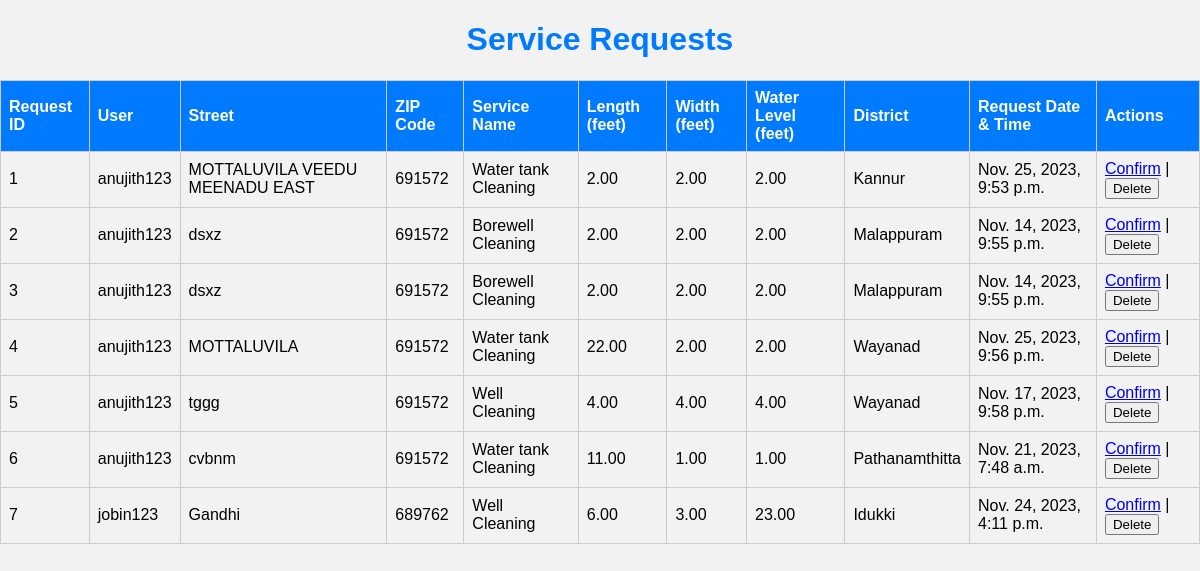
Screenshot of /viewrequest.html with the database file from the repository.
### watersystemapp/models.py (models this page shows, shortened)
class ServiceRequest(models.Model):
    Request_id = models.AutoField(primary_key=True)
    user = models.ForeignKey(CustomUser, on_delete=models.CASCADE)  # Use the User model as a foreign key
    service_name = models.ForeignKey(AddService, on_delete=models.CASCADE)
    length = models.DecimalField(max_digits=10, decimal_places=2, null=True, blank=True)
    width = models.DecimalField(max_digits=10, decimal_places=2, null=True, blank=True)
    water_level = models.DecimalField(max_digits=10, decimal_places=2, null=True, blank=True)
    street = models.CharField(max_length=255)
    city = models.ForeignKey(City, on_delete=models.CASCADE)  # Assuming you have a City model
    district = models.ForeignKey(District, on_delete=models.CASCADE)  # Assuming you have a District model
    zip_code = models.CharField(max_length=10)
    request_date_time = models.DateTimeField()

class CustomUser(AbstractUser):
    firstname = models.TextField(max_length=100, default="")
    lastname = models.TextField(max_length=100, default="")
    username = models.CharField(max_length=30, unique=True)
    email = models.EmailField(max_length=254, unique=True)
    role = models.CharField(max_length=100,default="")
    password = models.CharField(max_length=128, default="")

class AddService(models.Model):
    service_id = models.AutoField(primary_key=True)
    name = models.CharField(max_length=255)
    price = models.DecimalField(max_digits=10, decimal_places=2)

class District(models.Model):
    district_id = models.AutoField(primary_key=True, editable=False)
    district_name = models.CharField(max_length=100)

### watersystemapp/views.py (the view)
# urls.py: path('viewrequest.html', views.viewrequest, name='viewrequest'),
def viewrequest (request):
    service_requests = ServiceRequest.objects.all()
    return render(request, 'viewrequest.html', {'service_requests': service_requests})

### templates/viewrequest.html (shortened to what this page needs)
<!DOCTYPE html>
<html>
<head>
</head>
<body>
    <h1 style="text-align: center; color: #007BFF;">Service Requests</h1>
    <table>
        <thead>
            <tr>
                <th>Request ID</th>
                <th>User</th>
                <th>Street</th>
                <th>ZIP Code</th>
                <th>Service Name</th>
                <th>Length (feet)</th>
                <th>Width (feet)</th>
                <th>Water Level (feet)</th>
                <th>District</th>
                <th>Request Date & Time</th>
                <th>Actions</th>
            </tr>
        </thead>
        <tbody>
            {% for request in service_requests %}
            <tr>
                <td>{{ request.Request_id }}</td>
                <td>{{ request.user.username }}</td>
                <td>{{ request.street }}</td>
                <td>{{ request.zip_code }}</td>
                <td>{{ request.service_name.name }}</td>
                <td>{{ request.length }}</td>
                <td>{{ request.width }}</td>
                <td>{{ request.water_level }}</td>
                <td>{{ request.district.district_name }}</td>
                <td>{{ request.request_date_time }}</td>
                <td>
                    <a href="{% url 'assign_cleaning_worker' district=request.district.district_name %}">Confirm</a>
                    <span> | </span>
                    <button>Delete</button>
                </td>
            </tr>
            {% endfor %}
        </tbody>
    </table>
</body>
</html>

### templates/viewrequest.html (style rules this page uses)
body { font-family: Arial, sans-serif; background-color: #f2f2f2; margin: 0; padding: 0; }
table { width: 100%; border-collapse: collapse; margin-top: 20px; }
th, td { border: 1px solid #ccc; padding: 8px; text-align: left; }
th { background-color: #007BFF; color: #fff; }
tr:nth-child(even) { background-color: #f2f2f2; }

### rows the page displays
ServiceRequest: Request_id "1", user.username "anujith123", street "MOTTALUVILA VEEDU MEENADU EAST", zip_code "691572", service_name.name "Water tank Cleaning", length "2.00", width "2.00", water_level "2.00", district.district_name "Kannur", request_date_time "Nov. 25, 2023, 9:53 p.m."
ServiceRequest: Request_id "2", user.username "anujith123", street "dsxz", zip_code "691572", service_name.name "Borewell Cleaning", length "2.00", width "2.00", water_level "2.00", district.district_name "Malappuram", request_date_time "Nov. 14, 2023, 9:55 p.m."
ServiceRequest: Request_id "3", user.username "anujith123", street "dsxz", zip_code "691572", service_name.name "Borewell Cleaning", length "2.00", width "2.00", water_level "2.00", district.district_name "Malappuram", request_date_time "Nov. 14, 2023, 9:55 p.m."
ServiceRequest: Request_id "4", user.username "anujith123", street "MOTTALUVILA", zip_code "691572", service_name.name "Water tank Cleaning", length "22.00", width "2.00", water_level "2.00", district.district_name "Wayanad", request_date_time "Nov. 25, 2023, 9:56 p.m."
ServiceRequest: Request_id "5", user.username "anujith123", street "tggg", zip_code "691572", service_name.name "Well Cleaning", length "4.00", width "4.00", water_level "4.00", district.district_name "Wayanad", request_date_time "Nov. 17, 2023, 9:58 p.m."
ServiceRequest: Request_id "6", user.username "anujith123", street "cvbnm", zip_code "691572", service_name.name "Water tank Cleaning", length "11.00", width "1.00", water_level "1.00", district.district_name "Pathanamthitta", request_date_time "Nov. 21, 2023, 7:48 a.m."
ServiceRequest: Request_id "7", user.username "jobin123", street "Gandhi", zip_code "689762", service_name.name "Well Cleaning", length "6.00", width "3.00", water_level "23.00", district.district_name "Idukki", request_date_time "Nov. 24, 2023, 4:11 p.m."
